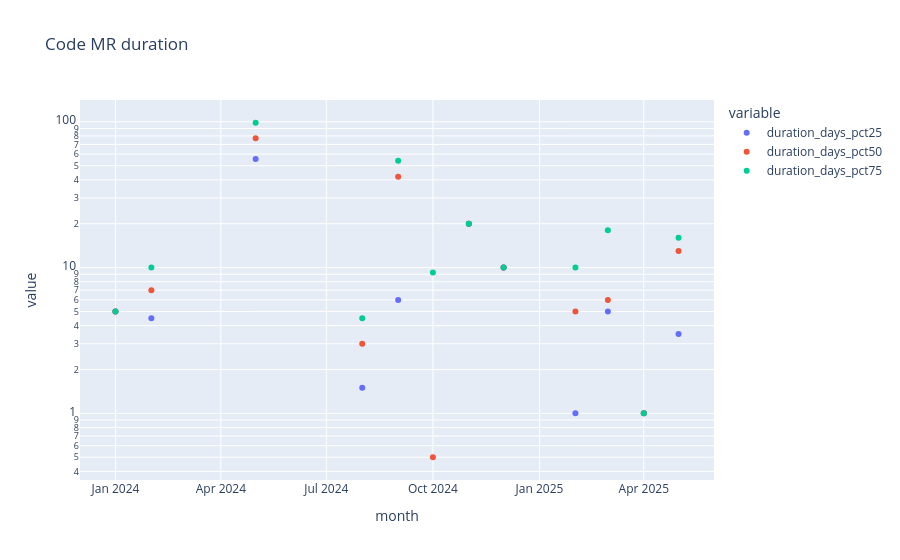

The notebook cell this image was saved under:
### Code cell
px.scatter(user_mrs_duration(gitlab_user).toPandas(),x='month',y=['duration_days_pct25','duration_days_pct50','duration_days_pct75'], log_y=True,title='Code MR duration')

### Figure 1 — Plotly figure (JSON) as saved in the notebook; plotly's stock layout.template omitted (floating-point values rounded to 4 significant figures)
{"data": [{"hovertemplate": "variable=duration_days_pct25<br>month=%{x}<br>value=%{y}<extra></extra>", "legendgroup": "duration_days_pct25", "marker": {"color": "#636efa", "symbol": "circle"}, "mode": "markers", "name": "duration_days_pct25", "orientation": "v", "showlegend": true, "type": "scatter", "x": ["2024-10-01T00:00:00.000000000", "2024-11-01T00:00:00.000000000", "2024-02-01T00:00:00.000000000", "2024-08-01T00:00:00.000000000", "2024-12-01T00:00:00.000000000", "2025-04-01T00:00:00.000000000", "2025-02-01T00:00:00.000000000", "2024-05-01T00:00:00.000000000", "2025-03-01T00:00:00.000000000", "2025-05-01T00:00:00.000000000", "2024-01-01T00:00:00.000000000", "2024-09-01T00:00:00.000000000"], "xaxis": "x", "y": [0.0, 20.0, 4.5, 1.5, 10.0, 1.0, 1.0, 55.5, 5.0, 3.5, 5.0, 6.0], "yaxis": "y"}, {"hovertemplate": "variable=duration_days_pct50<br>month=%{x}<br>value=%{y}<extra></extra>", "legendgroup": "duration_days_pct50", "marker": {"color": "#EF553B", "symbol": "circle"}, "mode": "markers", "name": "duration_days_pct50", "orientation": "v", "showlegend": true, "type": "scatter", "x": ["2024-10-01T00:00:00.000000000", "2024-11-01T00:00:00.000000000", "2024-02-01T00:00:00.000000000", "2024-08-01T00:00:00.000000000", "2024-12-01T00:00:00.000000000", "2025-04-01T00:00:00.000000000", "2025-02-01T00:00:00.000000000", "2024-05-01T00:00:00.000000000", "2025-03-01T00:00:00.000000000", "2025-05-01T00:00:00.000000000", "2024-01-01T00:00:00.000000000", "2024-09-01T00:00:00.000000000"], "xaxis": "x", "y": [0.5, 20.0, 7.0, 3.0, 10.0, 1.0, 5.0, 77.0, 6.0, 13.0, 5.0, 42.0], "yaxis": "y"}, {"hovertemplate": "variable=duration_days_pct75<br>month=%{x}<br>value=%{y}<extra></extra>", "legendgroup": "duration_days_pct75", "marker": {"color": "#00cc96", "symbol": "circle"}, "mode": "markers", "name": "duration_days_pct75", "orientation": "v", "showlegend": true, "type": "scatter", "x": ["2024-10-01T00:00:00.000000000", "2024-11-01T00:00:00.000000000", "2024-02-01T00:00:00.000000000", "2024-08-01T00:00:00.000000000", "2024-12-01T00:00:00.000000000", "2025-04-01T00:00:00.000000000", "2025-02-01T00:00:00.000000000", "2024-05-01T00:00:00.000000000", "2025-03-01T00:00:00.000000000", "2025-05-01T00:00:00.000000000", "2024-01-01T00:00:00.000000000", "2024-09-01T00:00:00.000000000"], "xaxis": "x", "y": [9.25, 20.0, 10.0, 4.5, 10.0, 1.0, 10.0, 98.5, 18.0, 16.0, 5.0, 54.0], "yaxis": "y"}], "layout": {"legend": {"title": {"text": "variable"}, "tracegroupgap": 0}, "title": {"text": "Code MR duration"}, "xaxis": {"anchor": "y", "domain": [0, 1], "title": {"text": "month"}}, "yaxis": {"anchor": "x", "domain": [0, 1], "title": {"text": "value"}, "type": "log"}}}
